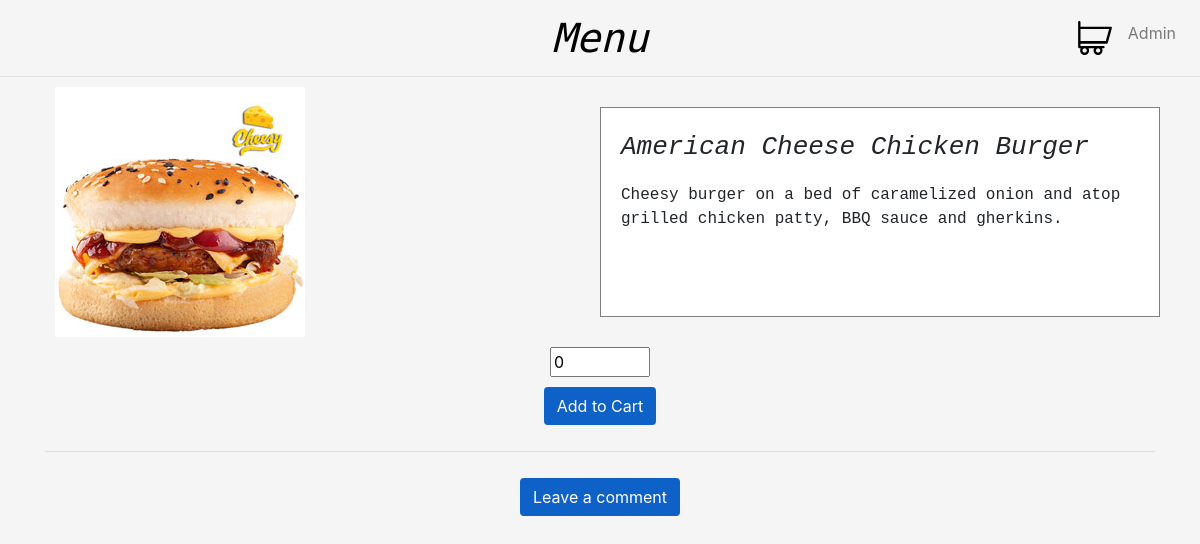
Screenshot of /menu/GRILLED CHICKEN BURGERs/American Cheese Chicken Burger (signed in) with the database file from the repository.
### menu/models.py (models this page shows, shortened)
class Item(models.Model):
    name = models.CharField(max_length=100, blank = True, default = "")
    description = models.CharField(max_length=150, blank = True, default = "")
    image = models.ImageField(upload_to='item', blank=True, null=True)
    ratings = models.DecimalField(blank = True, default = 0.0, max_digits = 5, decimal_places = 2)
    price = models.DecimalField(blank = True, default = 0.0, max_digits = 5, decimal_places = 2)
    ordered = models.IntegerField(blank = True, default = 0)
    vegan = models.BooleanField(blank = True, default = False)
    category_id = models.ForeignKey('Category', on_delete=models.CASCADE, related_name='category', blank = True)

### menu/views.py (the view)
# urls.py: path("menu/<str:category>/<str:item>", views.item, name = "item"),
def item(request, category, item):
    return render(request, "menu/item.html", {
        "item": Item.objects.get(name=item)
    })

### menu/templates/menu/item.html (shortened to what this page needs)
{% extends "menu/layout.html" %}
{% load static %}
{% block body %}
<div class="container">
    <div class="row" id="product">
        <div class="col-lg-6 img-product">
                <img class="img-fluid" src="{{ item.image.url }}" alt="connect" style="max-height:600px">
        </div>
        <div class="col-lg-6 acution-description">
            <p class="product-title"><i>{{item.name}}</i></p>
            <p class="product-description">{{item.description}}</p>
        </div>
    </div>
    <div>
        <center>
            <input type="number" style="width: 100px;" id="{{ item.id }}q" value=0>
        </center>
        <div>
            <div class="btn-middle">
                <button type="button" class="btn btn-auction btn-send-comment" id="{{ item.id }}" data-toggle="modal" data-target="#create">Add to Cart</button>
            </div>
        </div>
    </div>
    <hr>
    <div>
        <div class="btn-middle">
            <button type="button" class="btn btn-auction btn-send-comment" data-toggle="modal" data-target="#create">Leave a comment</button>
        </div>
    </div>
</div>
{% endblock %}

### menu/templates/menu/layout.html (shortened to what this page needs)
{% load static %}
<!DOCTYPE html>
<html lang="en">
    <head>
        <link rel="stylesheet" href="https://stackpath.bootstrapcdn.com/bootstrap/4.4.1/css/bootstrap.min.css">
        <link href="{% static 'menu/main.css' %}" rel="stylesheet">
        <link rel="stylesheet" href="https://cdnjs.cloudflare.com/ajax/libs/font-awesome/4.7.0/css/font-awesome.min.css">
    </head>
    <body>
        <nav class="navbar navbar-expand-md navbar-light nav-top">
            <div class="mx-auto order-0">
                <a class="name-page" href="{% url 'index' %}"><i>Menu</i></a>
            </div>
            <div class="navbar-collapse collapse w-100 order-3 dual-collapse2">
                <ul class="navbar-nav ml-auto">
                    {% if user.is_authenticated %}
                        <li><a href="/cart/"><img src = "{% static 'menu/cart.svg' %}" style="width: 50px;height: 50px;"/></a></li>
                        <li class="nav-item dropdown">
                            <a class="nav-link" href="#" id="navbarDropdown" role="button" data-toggle="dropdown" aria-haspopup="true" aria-expanded="false">
                                {{user.username|title}}
                            </a>
                        </li>
                    {% endif %}
                </ul>
            </div>
        </nav>
        <div class="middle">
            {% block body %}
            {% endblock %}
        </div>
    </body>
</html>

### menu/static/menu/main.css (style rules this page uses)
body { background-color: #f5f5f5; }
.name-page { font-size: 40px; font-family: 'Syne Mono', monospace; color: black; }
#product { padding: 10px; }
.product-title { font-family: 'DM Mono', monospace; font-size: 26px; }
.product-description { font-family: 'DM Mono', monospace; }
.acution-description { background-color: white; border: 1px solid grey; margin-top: 20px; margin-bottom: 20px; padding: 20px; }
.nav-top { border-bottom: 1px solid #e3e3e3; }
.btn-auction { margin-top: 10px; background-color: #0e61c7; color: white; }
.dropdown { list-style: none !important; }
.btn-middle { text-align: center; }
.btn-send-comment { margin-bottom: 10px; }
.nav-link { text-align: center; }

### rows the page displays
Item: image (picture), name "American Cheese Chicken Burger", description "Cheesy burger on a bed of caramelized onion and atop grilled chicken patty, BBQ sauce and gherkins."

### other values shown
{{ user.username|title }} "Admin"
